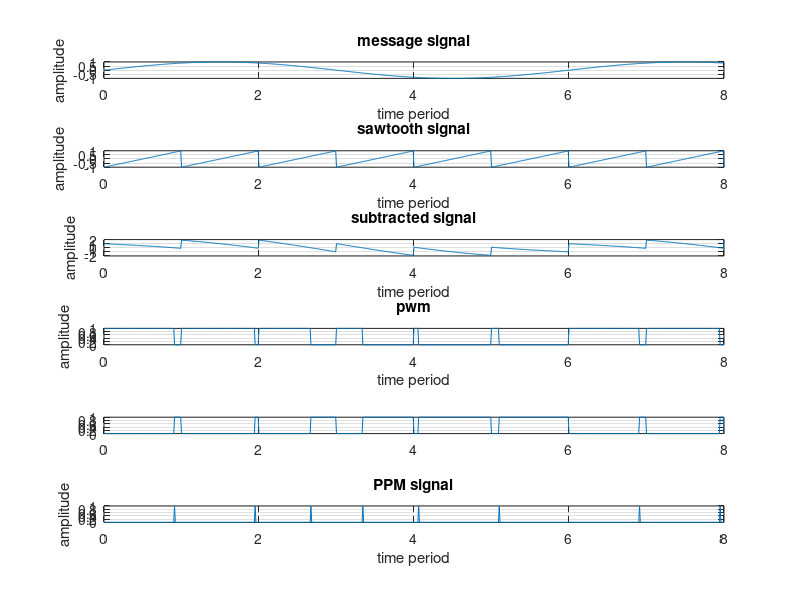

MATLAB code for this plot:
close all;
clear all;
clc;

tmax=8;
step=0.01;
t=0:step:tmax;
f1=1/6;
f2=1;
A=1;
y=A*sin(2*pi*f1*t );
figure;
subplot(6,1,1);
plot(t,y);
grid;
title('message signal');
 xlabel('time period');
 ylabel('amplitude');
 
x=A*sawtooth(2*pi*f2*t);
subplot(6,1,2);
plot(t,x);
grid;
title('sawtooth signal');
 xlabel('time period');
 ylabel('amplitude');
 
z=y-x;
subplot(6,1,3);
plot(t,z);
grid;
title('subtracted signal');
 xlabel('time period');
 ylabel('amplitude');
n = length(t);
PWM = zeros(1,n);
for i=1:n-1
    if z(i)>0
        PWM(i)=1;
elseif z(i)<=0
        PWM(i)=0;
    end
end

subplot(6,1,4);
plot(t,PWM);
grid;
title('pwm');
 xlabel('time period');
 ylabel('amplitude');
notPWM = zeros(1,n);
for i=1:n-1
    if PWM(i)==1
        notPWM(i)=0;
    elseif PWM(i)==0
        notPWM(i)=1;
    end
end

subplot(6,1,5);
plot(t,notPWM);
grid;

PPM =zeros(1,n);
T2=(1/f2);
m=(tmax/T2);
tsample=0;
for i=0:step:T2
    tsample=tsample+1;
end

for j=0:1:m-1
    for i=(j*(tsample-1)+1):1:((j+1)*(tsample-1))
        if notPWM(i)==0
            PPM(i)=0;
        elseif notPWM(i)==1
            PPM(i)=1;
            break;
        end    
    end
    
end

subplot(6,1,6);
plot(t,PPM);
grid;
title('PPM signal');
 xlabel('time period');
 ylabel('amplitude');






